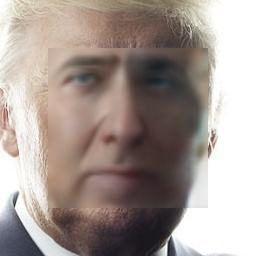
#> input picture imgs/115597132.jpg, 256 x 256 px
$ python -i image_augmentation.py   (imports and definitions only)
#> lines starting #> are read from the running program, lines starting #| are printed output that depends on the picture
import cv2
import numpy

from umeyama import umeyama

def random_transform( image, rotation_range, zoom_range, shift_range, random_flip ):
    h,w = image.shape[0:2]
    rotation = numpy.random.uniform( -rotation_range, rotation_range )
    scale = numpy.random.uniform( 1 - zoom_range, 1 + zoom_range )
    tx = numpy.random.uniform( -shift_range, shift_range ) * w
    ty = numpy.random.uniform( -shift_range, shift_range ) * h
    mat = cv2.getRotationMatrix2D( (w//2,h//2), rotation, scale )
    mat[:,2] += (tx,ty)
    result = cv2.warpAffine( image, mat, (w,h), borderMode=cv2.BORDER_REPLICATE )
    if numpy.random.random() < random_flip:
        result = result[:,::-1]
    return result

# get pair of random warped images from aligened face image
def random_warp( image ):
    assert image.shape == (256,256,3)
    range_ = numpy.linspace( 128-80, 128+80, 5 )
    mapx = numpy.broadcast_to( range_, (5,5) )
    mapy = mapx.T

    mapx = mapx + numpy.random.normal( size=(5,5), scale=5 )
    mapy = mapy + numpy.random.normal( size=(5,5), scale=5 )

    interp_mapx = cv2.resize( mapx, (80,80) )[8:72,8:72].astype('float32')
    interp_mapy = cv2.resize( mapy, (80,80) )[8:72,8:72].astype('float32')

    warped_image = cv2.remap( image, interp_mapx, interp_mapy, cv2.INTER_LINEAR )

    src_points = numpy.stack( [ mapx.ravel(), mapy.ravel() ], axis=-1 )
    dst_points = numpy.mgrid[0:65:16,0:65:16].T.reshape(-1,2)
    mat = umeyama( src_points, dst_points, True )[0:2]

    target_image = cv2.warpAffine( image, mat, (64,64) )

    return warped_image, target_image

"""
import cv2
import numpy

from umeyama import umeyama

def random_transform( image, rotation_range, zoom_range, shift_range, random_flip ):
    h,w = image.shape[0:2]
    rotation = numpy.random.uniform( -rotation_range, rotation_range )
    scale = numpy.random.uniform( 1 - zoom_range, 1 + zoom_range )
    tx = numpy.random.uniform( -shift_range, shift_range ) * w
    ty = numpy.random.uniform( -shift_range, shift_range ) * h
    mat = cv2.getRotationMatrix2D( (w//2,h//2), rotation, scale )
    mat[:,2] += (tx,ty)
    result = cv2.warpAffine( image, mat, (w,h), borderMode=cv2.BORDER_REPLICATE )
    if numpy.random.random() < random_flip:
        result = result[:,::-1]
    return result

# get pair of random warped images from aligened face image
def random_warp( image ):
    assert image.shape == (256,256,3)
    range_ = numpy.linspace( 128-80, 128+80, 5 )
    mapx = numpy.broadcast_to( range_, (5,5) )
    mapy = mapx.T

    mapx = mapx + numpy.random.normal( size=(5,5), scale=5 )
    mapy = mapy + numpy.random.normal( size=(5,5), scale=5 )

    interp_mapx = cv2.resize( mapx, (80,80) )[8:72,8:72].astype('float32')
    interp_mapy = cv2.resize( mapy, (80,80) )[8:72,8:72].astype('float32')

    warped_image = cv2.remap( image, interp_mapx, interp_mapy, cv2.INTER_LINEAR )

    src_points = numpy.stack( [ mapx.ravel(), mapy.ravel() ], axis=-1 )
    dst_points = numpy.mgrid[0:65:16,0:65:16].T.reshape(-1,2)
    mat = umeyama( src_points, dst_points, True )[0:2]

    target_image = cv2.warpAffine( image, mat, (64,64) )

    return warped_image, target_image


    import cv2
import numpy

from umeyama import umeyama

def random_transform( image, rotation_range, zoom_range, shift_range, random_flip ):
    h,w = image.shape[0:2]
    rotation = numpy.random.uniform( -rotation_range, rotation_range )
    scale = numpy.random.uniform( 1 - zoom_range, 1 + zoom_range )
    tx = numpy.random.uniform( -shift_range, shift_range ) * w
    ty = numpy.random.uniform( -shift_range, shift_range ) * h
    mat = cv2.getRotationMatrix2D( (w//2,h//2), rotation, scale )
    mat[:,2] += (tx,ty)
    result = cv2.warpAffine( image, mat, (w,h), borderMode=cv2.BORDER_REPLICATE )
    if numpy.random.random() < random_flip:
        result = result[:,::-1]
    return result

# get pair of random warped images from aligened face image
def random_warp( image ):
    assert image.shape == (256,256,3)
    range_ = numpy.linspace( 128-80, 128+80, 5 )
    mapx = numpy.broadcast_to( range_, (5,5) )
    mapy = mapx.T

    mapx = mapx + numpy.random.normal( size=(5,5), scale=5 )
    mapy = mapy + numpy.random.normal( size=(5,5), scale=5 )

    interp_mapx = cv2.resize( mapx, (80,80) )[8:72,8:72].astype('float32')
    interp_mapy = cv2.resize( mapy, (80,80) )[8:72,8:72].astype('float32')

    warped_image = cv2.remap( image, interp_mapx, interp_mapy, cv2.INTER_LINEAR )

    src_points = numpy.stack( [ mapx.ravel(), mapy.ravel() ], axis=-1 )
    dst_points = numpy.mgrid[0:65:16,0:65:16].T.reshape(-1,2)
    mat = umeyama( src_points, dst_points, True )[0:2]

    target_image = cv2.warpAffine( image, mat, (64,64) )

    return warped_image, target_image
"""

>>> import cv2
>>> picture = cv2.imread('imgs/115597132.jpg')
#> picture is the input picture: shape (256, 256, 3); mean B, G, R 147.7, 153.6, 165.7
>>> result = random_warp(picture)
#> in random_warp, `warped_image = cv2.remap( image, interp_mapx, interp_mapy, cv2.INTER_L..`:
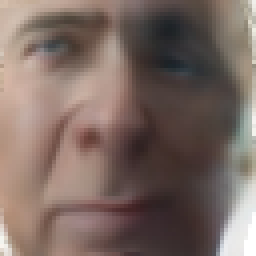
#> warped_image: shape (64, 64, 3) (shown 4 times larger); mean B, G, R 98.8, 105.7, 123.2
#> (the run stopped early here; a loop or call above may not have finished)
